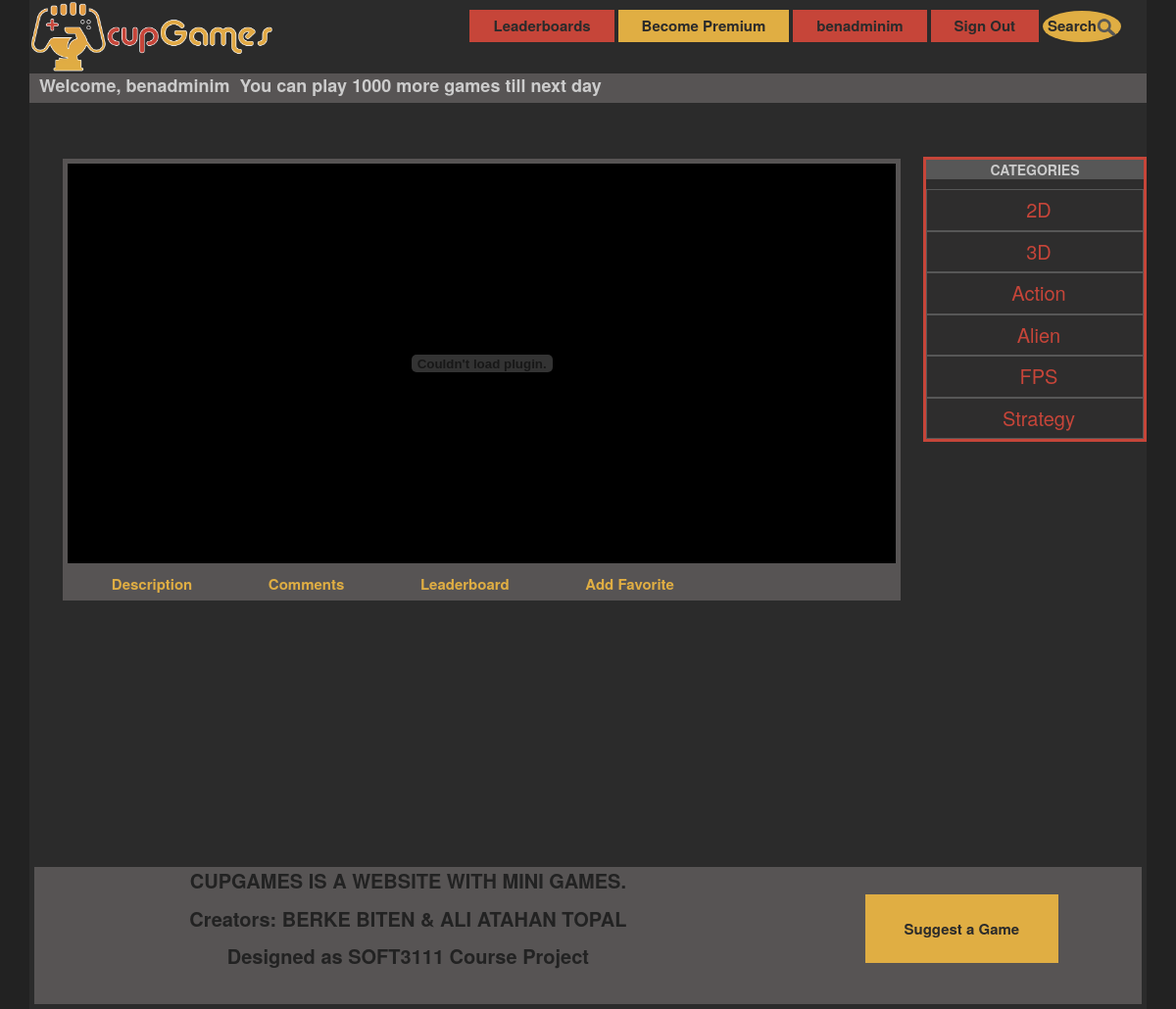
The page /game/game6/ (signed in) on the database as committed earlier.
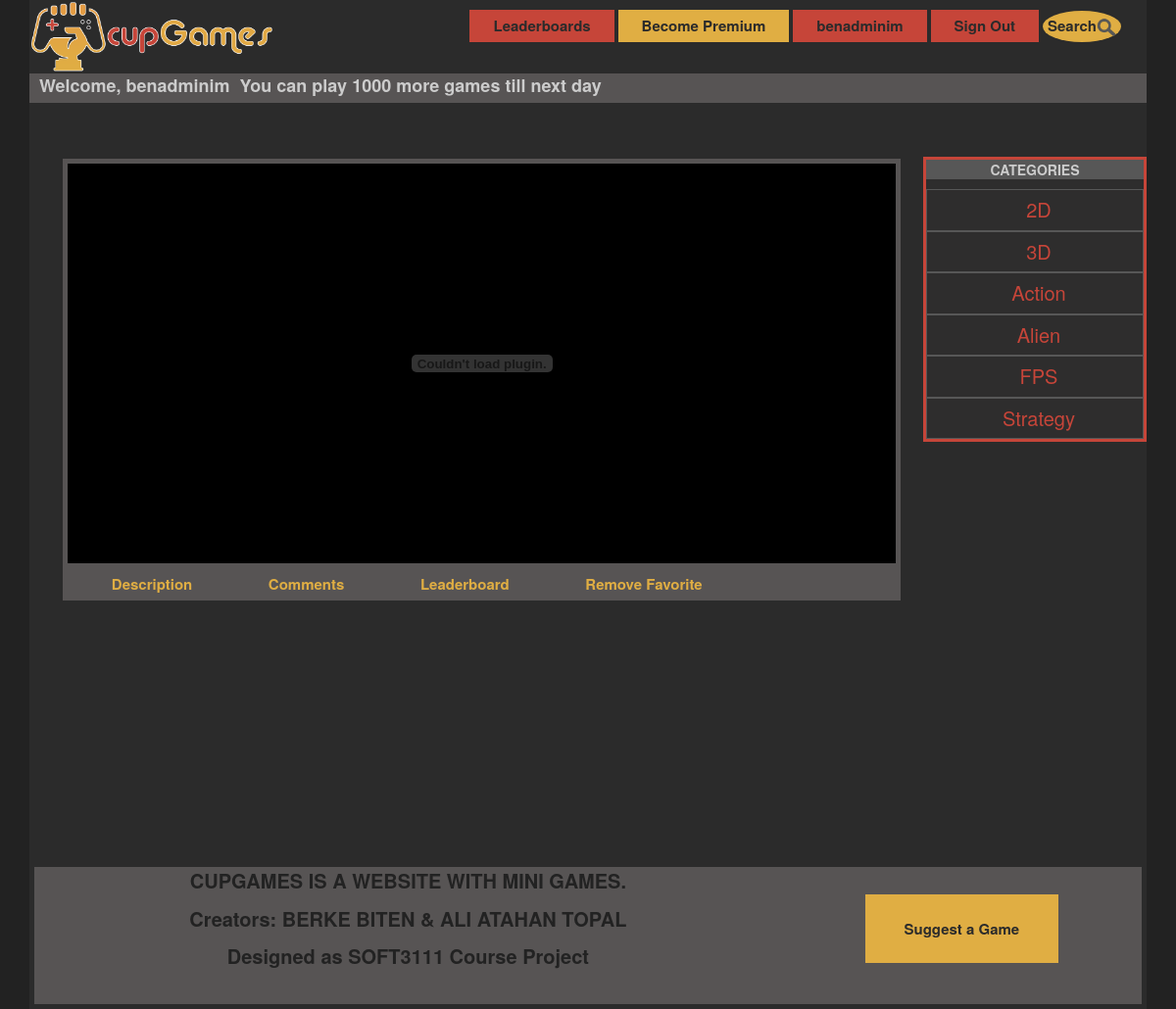
The same page on the database as committed later.
### cupApp/models.py (models this page shows, shortened)
class Game(models.Model):
    game_name = models.CharField(max_length=200, primary_key=True)
    thumbnail = models.CharField(max_length=1500)
    about_text = models.TextField()
    how_to_play_text = models.TextField()
    link = models.CharField(max_length=1500, blank=True, null=True)
    added_date = models.DateTimeField(default=timezone.now())
    play_count = models.BigIntegerField()
    category1 = models.ForeignKey(Category, on_delete=models.DO_NOTHING, related_name='cat_1', blank=True, null=True)
    category2 = models.ForeignKey(Category, on_delete=models.DO_NOTHING, related_name='cat_2', blank=True, null=True)
    category3 = models.ForeignKey(Category, on_delete=models.DO_NOTHING, related_name='cat_3', blank=True, null=True)

class Category(models.Model):
    category_name = models.CharField(max_length=25, primary_key=True)
    play_count = models.BigIntegerField()
    thumbnail = models.CharField(max_length=1500)

class Favorite(models.Model):
    username = models.ForeignKey(Account, related_name='favourite_owner', on_delete=models.CASCADE)
    game_name = models.ForeignKey(Game, related_name='favourite_game', on_delete=models.CASCADE)
    favoriteId = models.AutoField(primary_key=True)

### cupApp/views.py (the view)
# urls.py: path('game/<str:pk>/', views.gamepage, name='gamepage'),
def gamepage(request, pk):
    game = get_object_or_404(Game, pk=pk)
    categorys = Category.objects.filter(category_name__contains="").order_by('category_name')
    scores = Score.objects.filter(score__gte=0).order_by('-score')
    if request.session['success']:
        favorites = Favorite.objects.filter(game_name=game.game_name, username=request.session['username'])
        if favorites:
            favorites = Favorite.objects.filter(game_name=game.game_name, username=request.session['username'])
        else:
            favorites = "no"
    else:
        favorites = ""
    comments = Comment.objects.all()
    if request.method == 'POST':
        account = Account.objects.get(username=request.session['username'])
        comment_box = request.POST.get('comment_box')
        if comment_box:
            comment = Comment.objects.create(text=comment_box, game_name=game,
                                             username=account)
            return redirect('gamepage', pk=game.game_name)
    else:
        return render(request, 'cupApp/gamepage.html', {'game': game, 'categorys': categorys, 'comments': comments,
                                                        'scores': scores, 'favorites': favorites})

### cupApp/models.py (called while the page is built)
    def __str__(self):
        return self.username

### cupApp/templates/cupApp/gamepage.html (shortened to what this page needs)
{% extends 'cupApp/base.html' %}
{% block content %}
    <div class="upper">
        <div class="suggestionView">
            <div class="gamewindow">
                <embed src="{{ game.link }}" quality="high"
                       type="application/x-shockwave-flash" wmode="transparent" width="100%" height="100%"
                       pluginspage="http://www.macromedia.com/go/getflashplayer" allowScriptAccess="always"/>
            </div>
        </div>
        <div class="categoryBar">
            <p><b>CATEGORIES</b></p>
            {% for category in categorys %}
                <a href="{% url 'categorypage' pk=category.category_name %}">{{ category.category_name }}</a>
            {% endfor %}
        </div>
    </div>
    <div class="tab">
        <button class="tablinks" onclick="tab(event, 'Weekly')" id="defaultOpen">Description</button>
        <button class="tablinks" onclick="tab(event, 'Monthly')">Comments</button>
        <button class="tablinks" onclick="tab(event, 'General')">Leaderboard</button>
        {% if request.session.username %}
            {% for favorite in favorites %}
                {% if favorite.username.username == request.session.username %}
                    <a href="{% url 'removeFavorite' pk=game.game_name %}">
                        <button>Remove Favorite</button>
                    </a>
                {% endif %}
            {% endfor %}
            {% if favorites == "no" %}
                <a href="{% url 'addFavorite' pk=game.game_name %}">
                    <button>Add Favorite</button>
                </a>
            {% endif %}
        {% endif %}
    </div>
{% endblock %}

### cupApp/templates/cupApp/base.html (shortened to what this page needs)
{% load static %}
<!DOCTYPE html>
<html lang="en">
<head>
    <link rel="stylesheet" href="//maxcdn.bootstrapcdn.com/bootstrap/3.2.0/css/bootstrap.min.css">
    <link rel="stylesheet" href="//maxcdn.bootstrapcdn.com/bootstrap/3.2.0/css/bootstrap-theme.min.css">
    <link rel="stylesheet" href="https://cdnjs.cloudflare.com/ajax/libs/font-awesome/4.7.0/css/font-awesome.min.css">
    <link href="{% static 'css/style.css' %}" rel="stylesheet" type="text/css">
</head>
<body>
<div class="container">
    <div class="ingredients">
        <div class="header" id="myHeader">
            <div class="logo">
                <a href="{% url 'index' %}">
                    <img src="{% static 'img/CGLogo.png' %}" style="width:250px;height:75px;">
                </a>
            </div>
            <div class="header-right">
                <a href="{% url 'leaderboards' %}">
                    <button class="leader">Leaderboards</button>
                </a>
                {% if request.session.username %}
                    <a href="{% url 'becomepremium' pk=request.session.username %}">
                        <button id="becomeP">Become Premium</button>
                    </a>
                {% else %}
                    <a href="{% url 'login' %}">
                        <button id="becomeP">Become Premium</button>
                    </a>
                {% endif %}
                {% if request.session.username %}
                    <a href="{% url 'profile' pk=request.session.username %}">
                        <button>{{ request.session.username }}</button>
                    </a>
                    <a href="{% url 'logoutpage' %}">
                        <button>Sign Out</button>
                    </a>
                    <a href="{% url 'searchpage' %}">
                        <button id="searchiconbutton" type="button">Search<img src="{% static 'img/searchicon.png' %}"
                                                                               style="width:20px;height:20px;">
                        </button>
                    </a>
                {% endif %}
            </div>
        </div>
        {% if request.session.username %}
            <div class="header2">
                <p1>Welcome, {{ request.session.username }}</p1>
                <p2>You can play {{ request.session.playLimit }} more games till next day</p2>
            </div>
        {% else %}
            <div class="header2">
                <p1>Welcome, Guest</p1>
            </div>
        {% endif %}
        {% block content %}
        {% endblock %}
    </div>
    <div class="bottom">
        <div class="paragraph">
            <p>CUPGAMES IS A WEBSITE WITH MINI GAMES.</p>
            <p>Creators: BERKE BITEN & ALI ATAHAN TOPAL</p>
            <p>Designed as SOFT3111 Course Project</p>
        </div>
        <div class="suggest">
            <a href="{% url 'suggestGame' %}">
                <button>Suggest a Game</button>
            </a>
        </div>
    </div>
</div>
</body>
</html>

### cupApp/static/css/style.css (style rules this page uses)
html { height: 100%; }
body { height: 100%; overflow-x: hidden; overflow-y: scroll; background-color: #222222; color: #cccccc; }
.logo { float: left; }
.ingredients { background-color: #2B2B2B; }
.container { height: 100%; }
.header { background-color: #2B2B2B; overflow: hidden; }
.header-right { margin-top: auto; margin-bottom: auto; float: right; margin-right: 16px; padding: 10px; }
.header-right button { font-weight: bold; background: #C64539; cursor: pointer; color: #2B2B2B; font-size: 15px; padding: 6px 24px; text-decoration: none; border: none; }
#searchiconbutton { background-color: #E0AE43; border-radius: 50%; padding: 5px 5px 5px 5px; }
.suggestionView { margin-top: 5%; float: left; margin-left: 3%; width: 75%; height: 95%; border: 5px solid #575454; }
.gamewindow { width:100%; height:100%; background:black; }
.upper { width: 100%; height: 50%; }
#becomeP { background-color: #E0AE43; }
.header2 { background-color: #575454; overflow: hidden; height: 30px; }
.header2 p1, p2 { margin-left: 10px; float: left; margin-top: auto; margin-bottom: auto; font-weight: bold; font-size: 18px; }
.categoryBar { margin-top: 55px; width: 20%; float: right; background: #2E2D2D; border: 3px solid #C64539; }
.categoryBar p { font-size: 100%; text-align: center; background-color: #575757; }
.categoryBar a { padding: 6px 8px 6px 16px; text-decoration: none; font-size: 20px; text-align: center; color: #C64539; display: block; border: 1px solid #575757; }
.bottom { border: 5px solid #2B2B2B; background-color: #575454; margin-bottom: 10px; height: 150px; }
.paragraph { float: left; width:75%; height:100%; }
.paragraph p { width:90%; font-weight:bold; font-size:20px; color:#222222; word-wrap: break-word; text-align:center; }
.suggest { width: 25%; height:100%; float: right; }
.suggest button { margin-top: 10%; width:70%; height:50%; font-weight: bold; background: #E0AE43; cursor: pointer; color: #2B2B2B; font-size: 15px; padding: 6px 24px; text-decoration: none; border: none; }
.tab { margin-left:3%; width: 75%; overflow: hidden; background-color: #575454; }
.tab button { margin-left:3%; font-weight: bold; background: #575454; cursor: pointer; color: #E0AE43; font-size: 15px; padding: 6px 24px; text-decoration: none; border: none; }

### cupApp/templates/cupApp/gamepage.html (style rules this page uses)
.ingredients { height: 110vh; }

Rows that differ between the two databases and show on the page:
added Favorite: shows "Remove Favorite"
Other text that changed with them:
text no longer shown: "Add Favorite"
